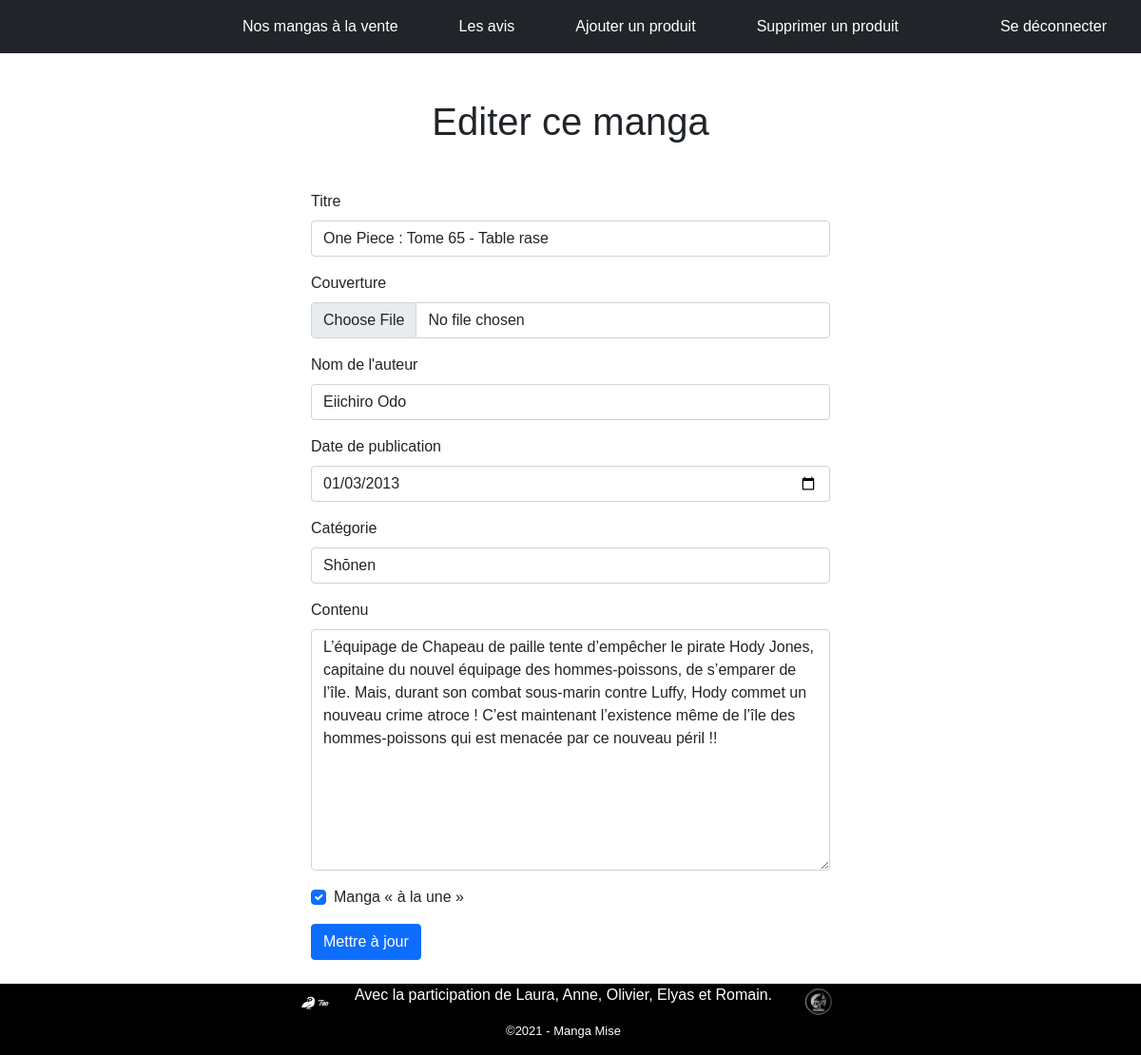
The page /update-product.php?id=10 (signed in) on the database its author committed.
### tables this page shows
CREATE TABLE `manga` (
  `id` tinyint(4) NOT NULL,
  `title` varchar(50) NOT NULL,
  `author` varchar(60) NOT NULL,
  `description` varchar(6000) NOT NULL,
  `publish_date` date NOT NULL,
  `cover` varchar(250) NOT NULL,
  `price` decimal(4,2) NOT NULL,
  `promote` tinyint(1) NOT NULL,
  `category` varchar(35) NOT NULL,
  `stock` int(11) NOT NULL,
  `avis` varchar(100) NOT NULL
);

### update-product.php (the view, shortened to what this page needs)
<?php
require 'inc/config.php';
if (isset($_GET['id']) && !empty($_GET['id']) && is_numeric($_GET['id'])) {
    $query = $conn->prepare('SELECT * FROM manga WHERE id = :id_param');
    $query->bindValue(':id_param', $_GET['id'], PDO::PARAM_INT);
    $query->execute();
    $manga = $query->fetch(PDO::FETCH_ASSOC);
}
?>
<!DOCTYPE html>
<html lang="fr" class="h-100">
<head>
    <link href="https://cdn.jsdelivr.net/npm/bootstrap@5.1.3/dist/css/bootstrap.min.css" rel="stylesheet">
</head>
<body class="d-flex flex-column h-100">
    <?php include 'inc/header.php'; ?>
    <main class="flex-shrink-0">
        <div class="container">
            <div class="row justify-content-center">
                <?php if (!isset($manga) || empty($manga)) : ?>
                    <div class="col-6">
                        <div class="alert alert-danger mt-5">Manga introuvable ou aucun identifiant renseigné</div>
                    </div>
                <?php else : ?>
                    <div class="col-6">
                        <h1 class="text-center my-5">Editer ce manga</h1>
                        <form method="post" enctype="multipart/form-data">
                            <div class="mb-3">
                                <label for="title" class="form-label">Titre</label>
                                <input type="text" id="title" name="title" class="form-control" value="<?= $manga['title']; ?>">
                            </div>
                            <div class="mb-3">
                                <label for="cover" class="form-label">Couverture</label>
                                <input type="file" id="cover" name="cover" class="form-control" value="<?= $manga['cover']; ?>">
                            </div>
                            <div class="mb-3">
                                <label for="author" class="form-label">Nom de l'auteur</label>
                                <input type="text" id="author" name="author" class="form-control" value="<?= $manga['author']; ?>">
                            </div>
                            <div class="mb-3">
                                <label for="publish_date" class="form-label">Date de publication</label>
                                <input type="date" id="publish_date" name="publish_date" class="form-control" value="<?= $manga['publish_date']; ?>">
                            </div>
                            <div class="mb-3">
                                <label for="category" class="form-label">Catégorie</label>
                                <select id="category" name="category" class="form-control">
                                    <?php foreach ($categories as $kCat => $vCat) : ?>
                                        <option value="<?= $kCat; ?>" <?= ($manga['category'] == $kCat) ? 'selected' : ''; ?>><?= mb_strtoupper(mb_substr($vCat, 0, 1)) . mb_substr($vCat, 1); ?></option>
                                    <?php endforeach; ?>
                                </select>
                            </div>
                            <div class="mb-3">
                                <label for="description" class="form-label">Contenu</label>
                                <textarea id="description" name="description" class="form-control" rows="10"><?= $manga['description']; ?></textarea>
                            </div>
                            <div class="mb-3 form-check">
                                <input type="checkbox" name="promote" class="form-check-input" id="promote" <?= ($manga['promote'] == 1) ? 'checked' : ''; ?>>
                                <label class="form-check-label" for="promote">Manga &laquo; à la une &raquo;</label>
                            </div>
                            <button type="submit" class="mb-4 btn btn-primary">Mettre à jour</button>
                        </form>
                    </div>
                <?php endif; ?>
            </div>
        </div>
    </main>
</body>
<?php include_once 'inc/footer.php';?>
</html>

### css/style.css (style rules this page uses)
* { margin: 0; font-family: 'Poppins', sans-serif; }
.container { width: 1140px; margin: 0 auto; }

### rows shown on the page
manga: title "One Piece : Tome 65 - Table rase", author "Eiichiro Odo", publish_date "01/03/2013", category "Shōnen", description "L’équipage de Chapeau de paille tente d’empêcher le pirate Hody Jones, capitaine du nouvel équipage des hommes-poissons, de s’emparer de l’île. Mais, durant son combat sous-marin contre Luffy, Hody commet un nouveau crime atroce ! C’est maintenant l’existence même de l’île des hommes-poissons qui est menacée par ce nouveau péril !!", promote "☑"
